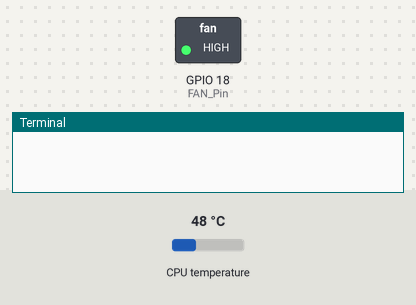
The program below on a simulated Raspberry Pi (BCM pin numbers). On the bench: switched loads named in the program (green lamp = pin HIGH), the last lines printed to the terminal. The test bench sets the inputs (shaded band); at power-on: CPU temperature 48 °C. The clock reads 2024-03-15 10:24:30 at power-on unless the program sets it; files the program writes start out absent.

Above: at 0.1 s.
At 1.1 s:
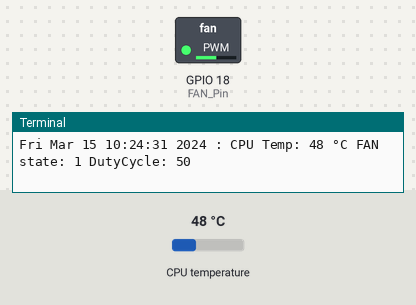
Timing chart, 0 to 2.6 s (numbered marks = the images above):
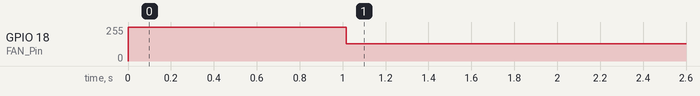

Measured:
- by itself, GPIO 18 (FAN_Pin): 255/255 → 128/255 at 1.0 s

The program:

RPi_CaseFanControl_v4.py
```python
# TODO: Add Intro and code overview

# v3: Added error handling
# v4: Check log file size and delete if size > 1MB

import RPi.GPIO as GPIO
import time
import subprocess

# CPU Temperature Zones
CPU_Temp_Warm       = 40    # Fan runs at Speed 1
CPU_Temp_Hot        = 50    # Fan runs at Speed 2
CPU_Temp_SuperHot   = 55    # Fan runs at Speed 3

# FAN Dutycycle setpoints
FAN_Speed0 = 0              # if CPU Temp < Warm
FAN_Speed1 = 50             # if CPU Temp > Warm
FAN_Speed2 = 75             # if CPU Temp > Hot
FAN_Speed3 = 100            # if CPU Temp > SuperHot

# Cycle Time
SLEEP_INTERVAL = 30  # secs - Temperature check interval

# GPIO
FAN_Pin = 18

# Others
log_filename = "/home/pi/Desktop/log_fan_controller.csv"


def Fan_CMD(Speed_State):
    try:
        if Speed_State == 0:
            DutyCycle = FAN_Speed0
        if Speed_State == 1:
            DutyCycle = FAN_Speed1
        if Speed_State == 2:
            DutyCycle = FAN_Speed2
        if Speed_State == 3:
            DutyCycle = FAN_Speed3

        if DutyCycle < 100 and not DutyCycle == 0:
            # Start fan 100% and then slow down - else fan fails to start because of high starting torque
            PWM.ChangeDutyCycle(100)
            time.sleep(1)
        PWM.ChangeDutyCycle(DutyCycle)
        # print("FAN at", Speed_State, " - ", DutyCycle, "%")
        return DutyCycle
    except:
        print("Error in: Fan_CMD")
        return 0


def get_CPU_Temp():
    try:
        output = subprocess.run(['vcgencmd', 'measure_temp'], capture_output=True)
        temp_str = output.stdout.decode()
        # print(temp_str)
        CPU_Temp = float(temp_str.split('=')[1].split('\'')[0])
        # print(CPU_Temp)
        return CPU_Temp
    except (IndexError, ValueError):
        print("Error in: get_CPU_Temp")
        raise RuntimeError('Could not parse temperature output.')
        return 0


if __name__ == '__main__':

    try:
        # Logging - startup
        log = open(log_filename, 'a')
        log.write("\n\n{0};Script Startup;\n".format(time.ctime()))
        log.close()


        GPIO.setmode(GPIO.BCM)
        GPIO.setwarnings(False)
        GPIO.setup(FAN_Pin, GPIO.OUT)
        PWM = GPIO.PWM(FAN_Pin, 50)  # pin, frequency

        # Always start script with fan @ 100%
        PWM.start(100)
        CMD = 3
        FAN_DutyCycle = Fan_CMD(CMD)

        while True:

            CPU_Temp = int(get_CPU_Temp())
            Last_CMD = CMD

            if CPU_Temp >= CPU_Temp_SuperHot:
                CMD = 3
            elif CPU_Temp >= CPU_Temp_Hot:
                CMD = 2
            elif CPU_Temp >= CPU_Temp_Warm:
                CMD = 1
            elif CPU_Temp < CPU_Temp_Warm:
                CMD = 0
            else:
                # Failed to read temp or other error - turn on fan to 100%
                CMD = 3
            if not CMD == Last_CMD:
                FAN_DutyCycle = Fan_CMD(CMD)
            print(time.ctime(),": CPU Temp:", CPU_Temp, "°C", "FAN state:", CMD, "DutyCycle:", FAN_DutyCycle)

            log = open(log_filename, 'a')
            log.write("{0};CPU temp;{1};DutyCycle;{2};\n".format(time.ctime(),CPU_Temp,FAN_DutyCycle))
            log.close()

            time.sleep(SLEEP_INTERVAL)

    except:
        print("Error in: Main")
```
